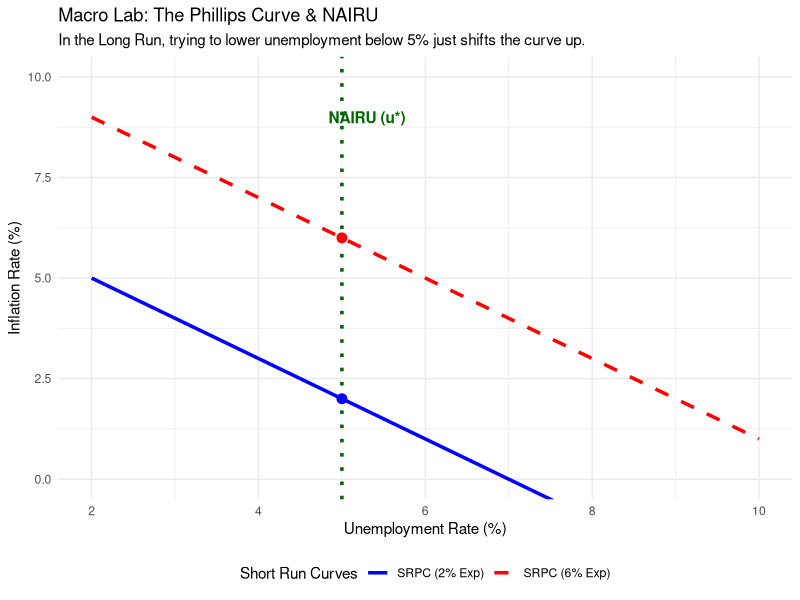

Here is the R script that generated this plot:
library(tidyverse)

### 2. The R Lab: Simulating the "Volcker Shock"
#       We will simulate a central bank that tries to "buy" lower unemployment with inflation, 
#         only to find that expectations shift the curve against them.

# 1. Setup Unemployment Range
df_pc <- tibble(u = seq(2, 10, by = 0.1)) %>%
  mutate(
    # SRPC: Inflation = Expected_Inf - 1.0 * (u - 5)
    srpc_low = 2 - 1.0 * (u - 5),
    srpc_high = 6 - 1.0 * (u - 5)
  )

# 2. Plotting with the Vertical NAIRU
ggplot(df_pc, aes(x = u)) +
  geom_line(aes(y = srpc_low, color = "SRPC (2% Exp)"), linewidth = 1.2) +
  geom_line(aes(y = srpc_high, color = "SRPC (6% Exp)"), linewidth = 1.2, linetype = "dashed") +
  
  # --- THE NAIRU (Natural Rate of Unemployment) ---
  geom_vline(xintercept = 5, color = "darkgreen", linetype = "dotted", linewidth = 1.2) +
  annotate("text", x = 5.3, y = 9, label = "NAIRU (u*)", color = "darkgreen", fontface = "bold") +
  
  # Points
  annotate("point", x = 5, y = 2, size = 3, color = "blue") +
  annotate("point", x = 5, y = 6, size = 3, color = "red") +
  
  # Styling
  scale_color_manual(values = c("SRPC (2% Exp)" = "blue", "SRPC (6% Exp)" = "red")) +
  coord_cartesian(ylim = c(0, 10)) +
  labs(title = "Macro Lab: The Phillips Curve & NAIRU",
       subtitle = "In the Long Run, trying to lower unemployment below 5% just shifts the curve up.",
       x = "Unemployment Rate (%)", y = "Inflation Rate (%)", color = "Short Run Curves") +
  theme_minimal() +
  theme(legend.position = "bottom")
